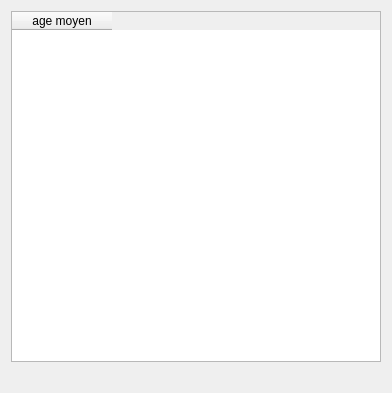
<?xml version="1.0" encoding="UTF-8"?>
<ui version="4.0">
 <class>window_2_1</class>
 <widget class="QWidget" name="window_2_1">
  <property name="geometry">
   <rect>
    <x>0</x>
    <y>0</y>
    <width>392</width>
    <height>393</height>
   </rect>
  </property>
  <property name="windowTitle">
   <string>Form</string>
  </property>
  <layout class="QVBoxLayout" name="verticalLayout">
   <item>
    <widget class="QTableWidget" name="tableAgeMoyenEquipesOr">
     <attribute name="verticalHeaderVisible">
      <bool>false</bool>
     </attribute>
     <column>
      <property name="text">
       <string>age moyen</string>
      </property>
     </column>
    </widget>
   </item>
   <item>
    <widget class="QLabel" name="label_ageMoyenEquipesOr">
     <property name="text">
      <string/>
     </property>
    </widget>
   </item>
  </layout>
 </widget>
 <resources/>
 <connections/>
</ui>
